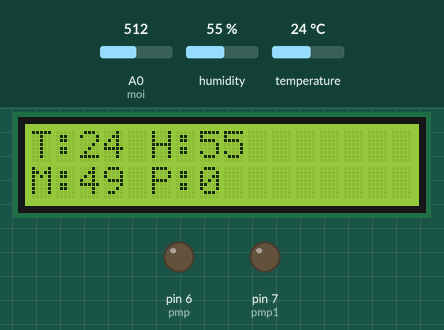
A sketch run on a simulated Arduino Uno, built with avr-gcc and run on an emulated ATmega328P. Shown: 16×2 character LCD, output pins drawn as LEDs (lit = HIGH). Inputs (shaded band) come from the test bench; at power-on: A0 (moi) = 512, humidity 55 %, temperature 24 °C. What the sketch prints to the serial monitor is not drawn.

Above: at 2.4 s.
2.5 s: A0 (moi) set to 710
At 4.5 s:
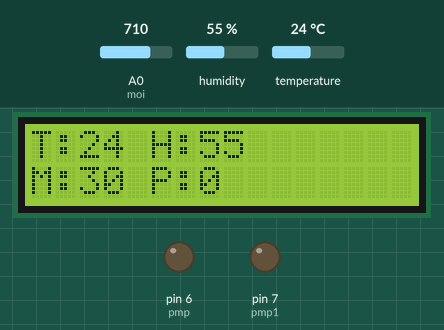
4.8 s: A0 (moi) set to 725
At 7.6 s:
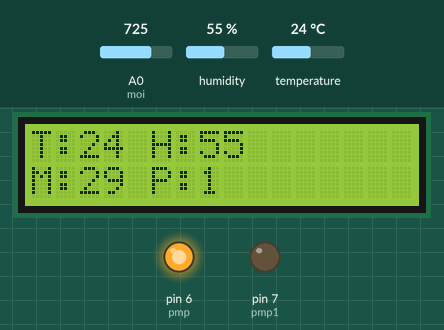
7.9 s: humidity set to 22 %
At 9.2 s:
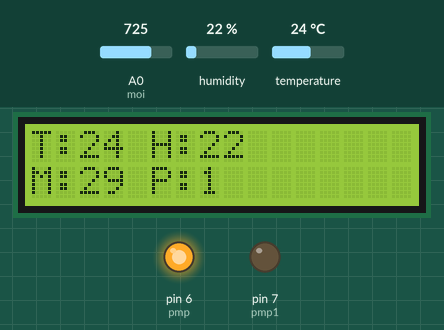
10.0 s: temperature set to 12 °C
At 11.7 s:
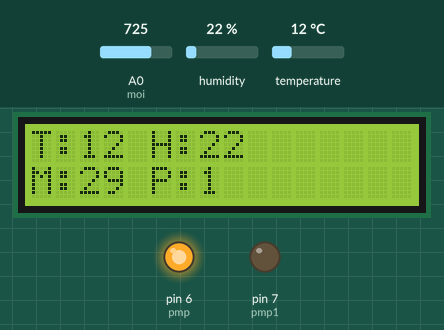
12.0 s: humidity set to 40 %
At 13.1 s:
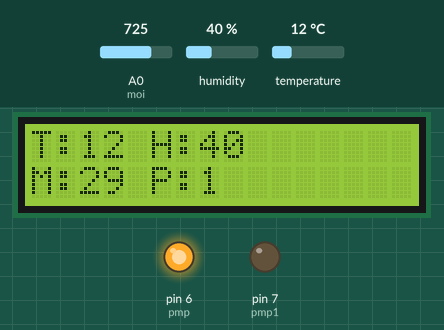
14.1 s: A0 (moi) set to 716
At 16.4 s:
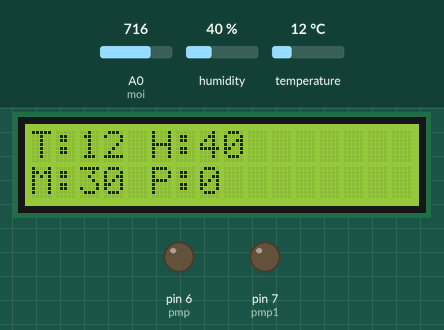
Timing chart, 0 to 17.9 s (numbered marks = the images above; inputs shaded):
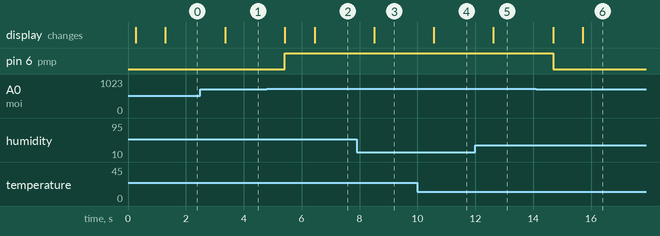

Measured:
- the behaviour switches between 716 and 717 on A0 (moi) (found by bisection; images 1 and 2)
- after the input at 2.5 s, the display: changes after 0.85 s (image 1)
- after the input at 4.8 s, pin 6 (pmp): LOW → HIGH after 0.62 s; the display: first changes after 0.62 s (image 2 shows a later state)
- after the input at 7.9 s, the display: changes after 0.61 s (image 3)
- after the input at 10.0 s, the display: changes after 0.57 s (image 4)
- after the input at 12.0 s, the display: changes after 0.63 s (image 5)
- after the input at 14.1 s, pin 6 (pmp): HIGH → LOW after 0.59 s; the display: first changes after 0.59 s (image 6 shows a later state)

The sketch:

plantmonitoring.ino
```cpp
#include <LiquidCrystal.h>
#include <DFRobot_DHT11.h>

// Create DHT object
DFRobot_DHT11 DHT;
#define DHT11_PIN A1

// LCD Pins
const int rs = 8;
const int en = 9;
const int d4 = 10;
const int d5 = 11;
const int d6 = 12;
const int d7 = 13;

LiquidCrystal lcd(rs, en, d4, d5, d6, d7);

// Pump Pins
int pmp = 6;
int pmp1 = 7;

// Moisture Sensor Pin
int moi = A0;

// Variables
int mval, hval, tval;
int cnt = 0;

void setup() {
  Serial.begin(9600);
  delay(200);

  pinMode(pmp, OUTPUT);
  pinMode(pmp1, OUTPUT);

  lcd.begin(16, 2);
  lcd.print("WELCOME");
  delay(1000);

  digitalWrite(pmp, LOW);
  digitalWrite(pmp1, LOW);
}

void loop() {

  // Read Moisture Value (Convert to Percentage)
  mval = 100 - analogRead(moi) / 10.23;

  // Read DHT11
  DHT.read(DHT11_PIN);
  tval = DHT.temperature;
  hval = DHT.humidity;

  // Display on LCD
  lcd.clear();
  lcd.print("T:");
  lcd.print(tval);
  lcd.print(" H:");
  lcd.print(hval);

  lcd.setCursor(0, 1);
  lcd.print("M:");
  lcd.print(mval);
  lcd.print(" P:");
  lcd.print(digitalRead(pmp));

  // Moisture Condition
  if (mval < 30) {
    digitalWrite(pmp, HIGH);   // Turn ON pump
  } else {
    digitalWrite(pmp, LOW);    // Turn OFF pump
  }

  delay(1000);

  // Send Data to Serial Every 15 Seconds
  cnt++;
  if (cnt > 15) {
    cnt = 0;

    Serial.print("Moisture: ");
    Serial.print(mval);
    Serial.print(" Temperature: ");
    Serial.print(tval);
    Serial.print(" Humidity: ");
    Serial.print(hval);
    Serial.print(" Pump: ");
    Serial.println(digitalRead(pmp));
  }
}
```
